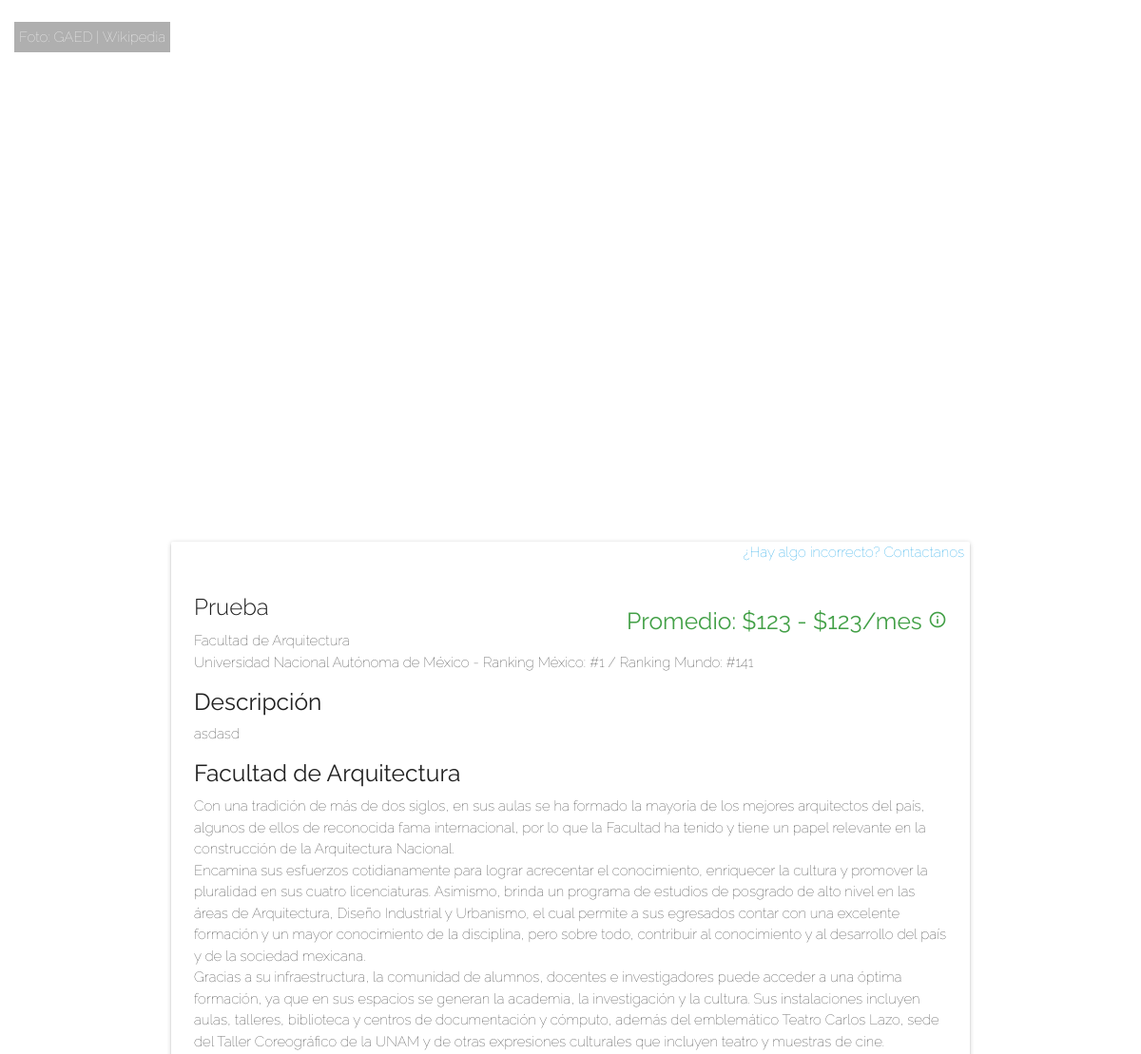
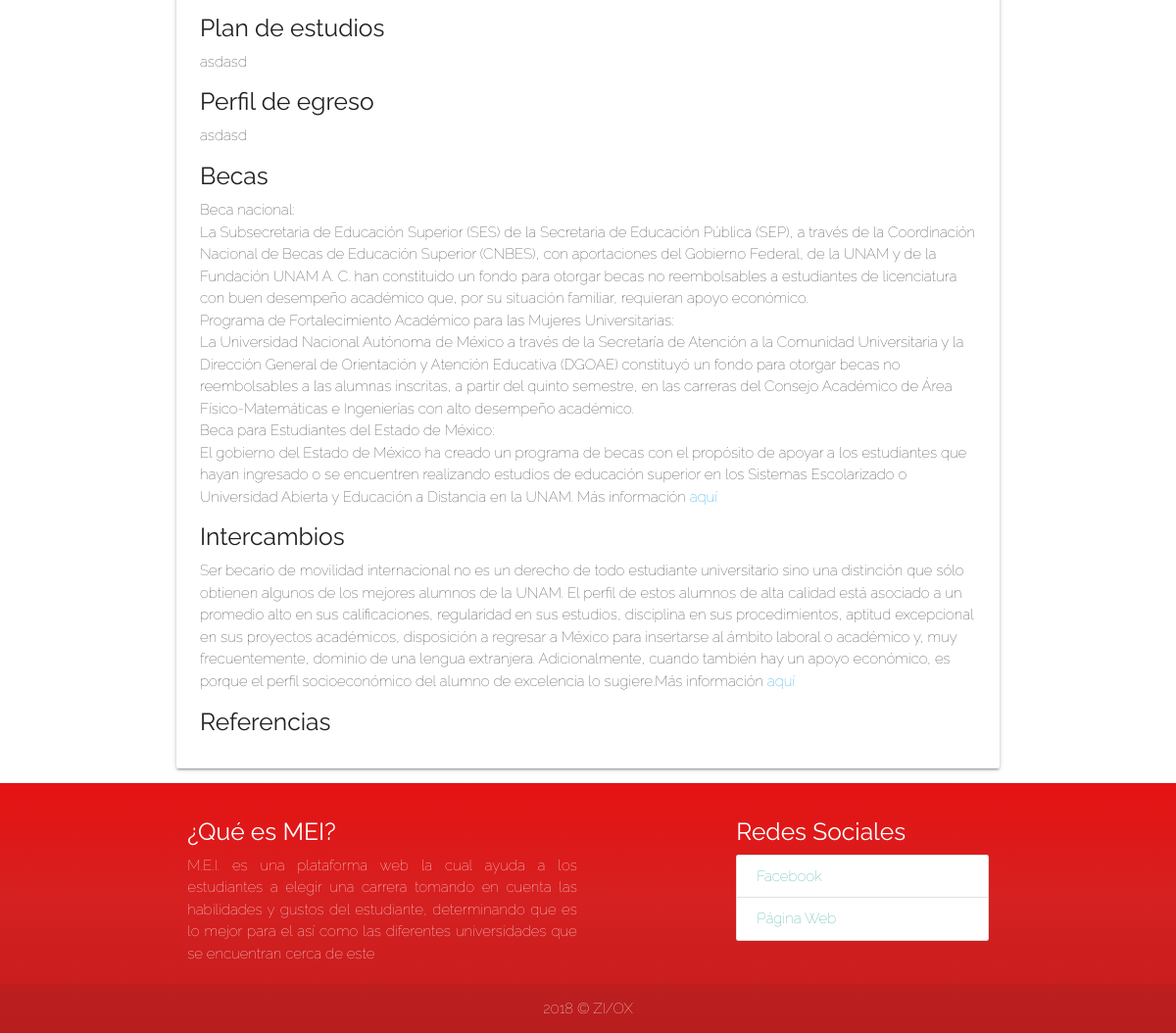
Screenshot of /public/nuevos/carrera.php?carrera=Prueba&uni=Facultad de Arquitectura with the database file from the repository (2 pictures, top to bottom).
### tables this page shows
CREATE TABLE `carrera_uni` (
  `UID` int(11) NOT NULL,
  `id_carrera` int(11) NOT NULL,
  `plan_estudio` mediumtext NOT NULL,
  `perfil_egreso` mediumtext NOT NULL,
  `id_universidad` int(11) NOT NULL,
  `referencias` text NOT NULL
);

CREATE TABLE `universidad` (
  `UID` int(11) NOT NULL,
  `nombre` varchar(150) NOT NULL,
  `descripcion` mediumtext NOT NULL,
  `lat` varchar(72) NOT NULL,
  `lng` varchar(72) NOT NULL,
  `foto_url` varchar(300) DEFAULT NULL,
  `foto_autor` varchar(70) NOT NULL,
  `ciudad` varchar(72) NOT NULL,
  `id_institutucion` int(11) NOT NULL
);

CREATE TABLE `carrera_info` (
  `UID` int(11) NOT NULL,
  `nombre` varchar(72) NOT NULL,
  `descripcion` mediumtext NOT NULL,
  `salario_min` float DEFAULT NULL,
  `salario_max` float DEFAULT NULL,
  `keywords` text NOT NULL
);

CREATE TABLE `institucion` (
  `UID` int(11) NOT NULL,
  `name` varchar(120) NOT NULL,
  `intercambio` mediumtext NOT NULL,
  `becas` mediumtext NOT NULL,
  `rank_nac` int(11) DEFAULT NULL,
  `rank_mun` int(11) DEFAULT NULL
);

### public/nuevos/carrera.php (the view, shortened to what this page needs)
<?php
  include '../../private/conn.php';
  $name = $_GET['carrera'];
  $uni = $_GET['uni'];
  $query = mysqli_query($con,"SELECT * FROM carrera_uni
            JOIN universidad ON universidad.UID = carrera_uni.id_universidad
            JOIN carrera_info ON carrera_info.UID = carrera_uni.id_carrera
            JOIN institucion ON institucion.UID = universidad.id_institutucion
            WHERE carrera_info.nombre  = '$name' AND universidad.nombre = '$uni'");
  $carrera = mysqli_fetch_array($query, MYSQLI_NUM);
  ?>
<html>
    <head>
        <link rel="stylesheet" type="text/css" href="../../assets/css/estilos.css">
    <link rel="stylesheet" href="https://cdnjs.cloudflare.com/ajax/libs/materialize/1.0.0-rc.2/css/materialize.min.css">
    </head>
    <body style="background-image: url('<?php echo $carrera[11]; ?>');background-size: cover;background-attachment: fixed; background-position: center center;">
        <?php
            echo '
            <div>
              <div class=""><span style="position: absolute; padding:5px; margin:15px; background-color:#00000050; color: white; ">Foto: '.$carrera[12].'</span></div>
            </div>';
        ?>
        <div id="container" style="display:block;">
            <div class="container">
                <?php
                  echo '
                  <div class="card white-1">
                  <span class="right" style="margin-right:6px"><a href="#modal-email" class="modal-trigger">¿Hay algo incorrecto? Contactanos</a></span>
                    <div class="card-content">
                      <span class="right green-text text-darken-1"><h5>Promedio: $'.$carrera[18].' - $'.$carrera[19].'/mes <i class="material-icons tooltipped" style="font-size: 20px;" data-position="bottom" data-delay="0" data-tooltip="El promedio depende de la experiencia, el puesto, la preparación profesional y del trabajo realizado en el mes.">info_outline</i></h5></span>
                      <span><h3 class="card-title">'.$carrera[16].'</h3></span>
                      <span class="carrera">'.$carrera[7].'</span><br>
                      <span class="carrera">'.$carrera[22].' - Ranking México: #'.$carrera[25].' / Ranking Mundo: #'.$carrera[26].'</span><br>
                      <h5>Descripción</h5>
                      <span class="carrera">'.$carrera[17].'</span>
                      <h5>'.$uni.'</h5>
                      <span class="carrera">'.$carrera[8].'</span>
                      <h5>Plan de estudios</h5>
                      <span class="carrera">'.$carrera[2].'</span>
                      <h5>Perfil de egreso</h5>
                      <span class="carrera">'.$carrera[3].'</span>
                      <h5>Becas</h5>
                      <span class="carrera">'.$carrera[24].'</span>
                      <h5>Intercambios</h5>
                      <span class="carrera">'.$carrera[23].'</span>
                      <h5>Referencias</h5>
                      <span class="carrera">'.$carrera[5].'</span>
                    </div>
                  </div>';
                ?>
            </div>
        </div>
    </body>
</html>

### public/assets/css/estilos.css (style rules this page uses)
* { margin: 0px; padding: 0px; font-family: 'Raleway', sans-serif; font-weight: lighter; box-sizing: border-box; }
.redColor { background: rgb(229,12,12); background: -moz-linear-gradient(180deg, rgba(229,12,12,0.9424720571822479) 0%, rgba(212,27,27,0.9284664549413515) 46%, rgba(191,20,20,0.9200630935968137) 100%); background: -webkit-linear-gradient(180deg, rgba(229,12,12,0.9424720571822479) 0%, rgba(212,27,27,0.9284664549413515) 46%, rgba(191,20,20,0.9200630935968137) 100%); background: linear-gradient(180deg, rgba(229,12,12,0.9424720571822479) 0%, rgba(212,27,27,0.9284664549413515) 46%, rgba(191,20,20,0.9200630935968137) 100%); filter: progid:DXImageTransform.Microsoft.gradient(startColorstr="#e50c0c",endColorstr="#bf1414",GradientType=1); }

### rows the page displays
carrera_uni: id_universidad.foto_autor "GAED | Wikipedia", id_carrera.salario_min "123", id_carrera.salario_max "123", id_carrera.nombre "Prueba", id_universidad.nombre "Facultad de Arquitectura", institucion.name "Universidad Nacional Autónoma de México", institucion.rank_nac "1", institucion.rank_mun "141", id_carrera.descripcion "asdasd", id_universidad.descripcion "Con una tradición de más de dos siglos, en sus aulas se ha formado la mayoría de los mejores arquitectos del país, algunos de ellos de reconocida fama internacional, por lo que la Facultad ha tenido y tiene un papel relevante en la construcción de la Arquitectura Nacional. Encamina sus esfuerzos cotidianamente para lograr acrecentar el conocimiento, enriquecer la cultura y promover la pluralidad en sus cuatro licenciaturas. Asimismo, brinda un programa de estudios de posgrado de alto nivel en las áreas de Arquitectura, Diseño Industrial y Urbanismo, el cual permite a sus egresados contar con una excelente formación y un mayor conocimiento de la disciplina, pero sobre todo, contribuir al…", plan_estudio "asdasd", perfil_egreso "asdasd", institucion.becas "Beca nacional: La Subsecretaria de Educación Superior (SES) de la Secretaria de Educación Pública (SEP), a través de la Coordinación Nacional de Becas de Educación Superior (CNBES), con aportaciones del Gobierno Federal, de la UNAM y de la Fundación UNAM A. C. han constituido un fondo para otorgar becas no reembolsables a estudiantes de licenciatura con buen desempeño académico que, por su situación familiar, requieran apoyo económico. Programa de Fortalecimiento Académico para las Mujeres Universitarias: La Universidad Nacional Autónoma de México a través de la Secretaría de Atención a la Comunidad Universitaria y la Dirección General de Orientación y Atención Educativa (DGOAE) constituyó…", institucion.intercambio "Ser becario de movilidad internacional no es un derecho de todo estudiante universitario sino una distinción que sólo obtienen algunos de los mejores alumnos de la UNAM. El perfil de estos alumnos de alta calidad está asociado a un promedio alto en sus calificaciones, regularidad en sus estudios, disciplina en sus procedimientos, aptitud excepcional en sus proyectos académicos, disposición a regresar a México para insertarse al ámbito laboral o académico y, muy frecuentemente, dominio de una lengua extranjera. Adicionalmente, cuando también hay un apoyo económico, es porque el perfil socioeconómico del alumno de excelencia lo sugiere.Más información aquí"

### other values shown
$uni "Facultad de Arquitectura"
